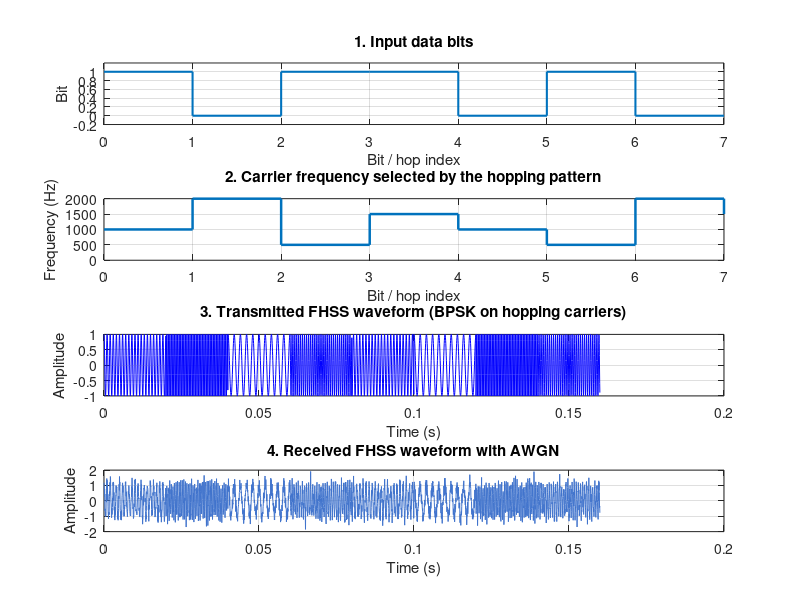
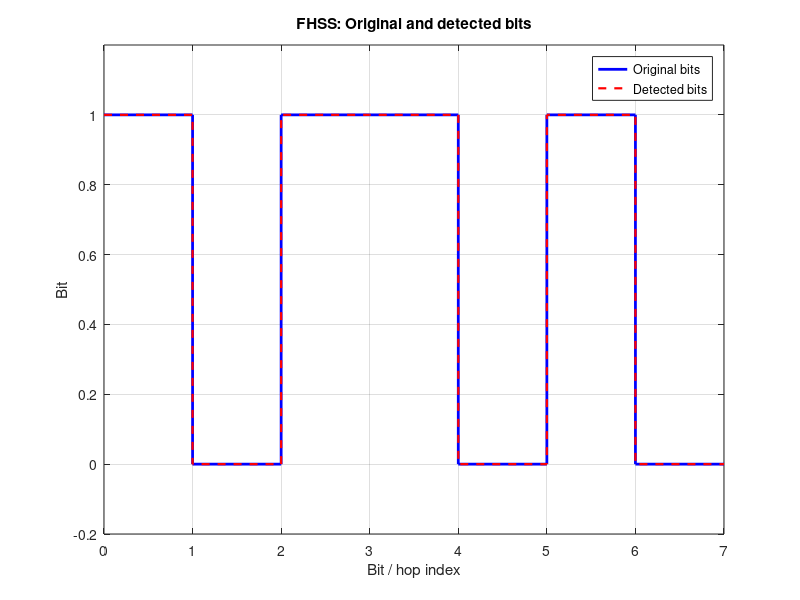

MATLAB code for these plots, in order:
%% Experiment 3: Frequency Hopping Spread Spectrum (FHSS)
% Standalone real passband simulation with coherent per-hop BPSK detection.
% Core MATLAB only; no Communications or Signal Processing Toolbox required.
% Save as fhss_simulation.m and press Run.

clear; close all; clc;
rng(12);

%% Parameters
dataBits = [1 0 1 1 0 1 0 0];
dataSymbols = 2*dataBits - 1;       % 1 -> +1, 0 -> -1

fs = 20000;                         % sampling rate (Hz)
bitDuration = 0.02;                 % one bit per hop in this example
samplesPerBit = round(fs*bitDuration);
bitDuration = samplesPerBit/fs;
tBit = (0:samplesPerBit-1)/fs;

hopFrequencies = [500 1000 1500 2000]; % Hz, illustrative baseband carriers
hopPattern = [2 4 1 3 2 1 4 3];       % shared known hop indices
if numel(hopPattern) < numel(dataBits)
    error('Hopping pattern must contain at least as many entries as data bits.');
end
hopPattern = hopPattern(1:numel(dataBits));
selectedFrequencies = hopFrequencies(hopPattern);

%% Generate hopping BPSK signal: each bit uses a different carrier
tx = zeros(1,numel(dataBits)*samplesPerBit);
for k = 1:numel(dataBits)
    idx = (k-1)*samplesPerBit + (1:samplesPerBit);
    tx(idx) = dataSymbols(k)*cos(2*pi*selectedFrequencies(k)*tBit);
end
t = (0:numel(tx)-1)/fs;

%% Add white Gaussian noise
snrDb = 8;
noisePower = mean(tx.^2)/(10^(snrDb/10));
rx = tx + sqrt(noisePower)*randn(size(tx));

%% Synchronized receiver: correlate with the expected frequency on each hop
detectedBits = zeros(size(dataBits));
decisionMetric = zeros(size(dataBits));
for k = 1:numel(dataBits)
    idx = (k-1)*samplesPerBit + (1:samplesPerBit);
    localCarrier = cos(2*pi*selectedFrequencies(k)*tBit);
    decisionMetric(k) = sum(rx(idx).*localCarrier);
    detectedBits(k) = decisionMetric(k) >= 0;
end
numErrors = sum(detectedBits ~= dataBits);

fprintf('FHSS SIMULATION SUMMARY\n');
fprintf('Data bits             : '); fprintf('%d ',dataBits); fprintf('\n');
fprintf('Hop indices           : '); fprintf('%d ',hopPattern); fprintf('\n');
fprintf('Selected frequencies  : '); fprintf('%.0f ',selectedFrequencies); fprintf('Hz\n');
fprintf('Hopping interval      : %.3f ms\n',1000*bitDuration);
fprintf('Detected bits         : '); fprintf('%d ',detectedBits); fprintf('\n');
fprintf('Bit errors            : %d out of %d\n',numErrors,numel(dataBits));

%% Visualization
figure('Name','FHSS Frequency Hopping Simulation','Color','w');

subplot(4,1,1);
stairs(0:numel(dataBits)-1,dataBits,'LineWidth',1.5);
grid on; ylim([-0.2 1.2]); xlim([0 numel(dataBits)-1]);
title('1. Input data bits');
xlabel('Bit / hop index'); ylabel('Bit');

subplot(4,1,2);
stairs(0:numel(dataBits)-1,selectedFrequencies,'LineWidth',1.8);
grid on; xlim([0 numel(dataBits)-1]);
title('2. Carrier frequency selected by the hopping pattern');
xlabel('Bit / hop index'); ylabel('Frequency (Hz)');

subplot(4,1,3);
plot(t,tx,'b'); grid on;
title('3. Transmitted FHSS waveform (BPSK on hopping carriers)');
xlabel('Time (s)'); ylabel('Amplitude');

subplot(4,1,4);
plot(t,rx,'Color',[0.25 0.45 0.8]); grid on;
title('4. Received FHSS waveform with AWGN');
xlabel('Time (s)'); ylabel('Amplitude');

figure('Name','FHSS Original vs Detected Data','Color','w');
stairs(0:numel(dataBits)-1,dataBits,'b','LineWidth',2); hold on;
stairs(0:numel(detectedBits)-1,detectedBits,'r--','LineWidth',1.6);
grid on; ylim([-0.2 1.2]); xlim([0 numel(dataBits)-1]);
xlabel('Bit / hop index'); ylabel('Bit');
title('FHSS: Original and detected bits');
legend('Original bits','Detected bits','Location','best');

%% Notes
% This is a teaching model with one data bit per hop and a known hop pattern.
% Real FHSS systems need hop synchronization, RF frequency synthesis and
% may use several symbols per hop (slow hopping) or several hops per symbol
% (fast hopping). The selected carriers are illustrative, not a radio plan.
